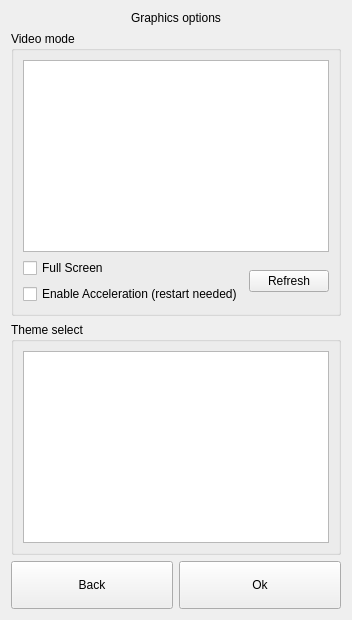
  <widget class="QWidget" name="page_3">
   <layout class="QGridLayout">
    <item row="0" column="0">
     <widget class="QLabel" name="label_3">
      <property name="text">
       <string>Graphics options</string>
      </property>
      <property name="alignment">
       <set>Qt::AlignCenter</set>
      </property>
     </widget>
    </item>
    <item row="2" column="0">
     <widget class="QGroupBox" name="groupBox">
      <property name="title">
       <string>Theme select</string>
      </property>
      <layout class="QGridLayout">
       <item row="0" column="0">
        <widget class="QListWidget" name="lwThemes"/>
       </item>
      </layout>
     </widget>
    </item>
    <item row="3" column="0">
     <layout class="QHBoxLayout">
      <item>
       <widget class="QPushButton" name="bGraphicsBack">
        <property name="sizePolicy">
         <sizepolicy hsizetype="Expanding" vsizetype="Fixed">
          <horstretch>0</horstretch>
          <verstretch>0</verstretch>
         </sizepolicy>
        </property>
        <property name="minimumSize">
         <size>
          <width>0</width>
          <height>48</height>
         </size>
        </property>
        <property name="maximumSize">
         <size>
          <width>16777215</width>
          <height>48</height>
         </size>
        </property>
        <property name="cursor">
         <cursorShape>PointingHandCursor</cursorShape>
        </property>
        <property name="text">
         <string>Back</string>
        </property>
        <property name="iconSize">
         <size>
          <width>32</width>
          <height>32</height>
         </size>
        </property>
       </widget>
      </item>
      <item>
       <widget class="QPushButton" name="bGraphicsOk">
        <property name="sizePolicy">
         <sizepolicy hsizetype="Expanding" vsizetype="Fixed">
          <horstretch>0</horstretch>
          <verstretch>0</verstretch>
         </sizepolicy>
        </property>
        <property name="minimumSize">
         <size>
          <width>0</width>
          <height>48</height>
         </size>
        </property>
        <property name="maximumSize">
         <size>
          <width>16777215</width>
          <height>48</height>
         </size>
        </property>
        <property name="cursor">
         <cursorShape>PointingHandCursor</cursorShape>
        </property>
        <property name="text">
         <string>Ok</string>
        </property>
        <property name="icon">
         <iconset resource="resources.qrc">
          <normaloff>:/images/icons/button_ok.png</normaloff>:/images/icons/button_ok.png</iconset>
        </property>
        <property name="iconSize">
         <size>
          <width>32</width>
          <height>32</height>
         </size>
        </property>
       </widget>
      </item>
     </layout>
    </item>
    <item row="1" column="0">
     <widget class="QGroupBox" name="groupBox_2">
      <property name="title">
       <string>Video mode</string>
      </property>
      <layout class="QVBoxLayout" name="verticalLayout">
       <item>
        <widget class="QListWidget" name="lwVideoMode">
         <property name="sizePolicy">
          <sizepolicy hsizetype="Expanding" vsizetype="Maximum">
           <horstretch>0</horstretch>
           <verstretch>0</verstretch>
          </sizepolicy>
         </property>
         <property name="minimumSize">
          <size>
           <width>0</width>
           <height>0</height>
          </size>
         </property>
         <property name="maximumSize">
          <size>
           <width>16777215</width>
           <height>16777215</height>
          </size>
         </property>
         <property name="horizontalScrollBarPolicy">
          <enum>Qt::ScrollBarAlwaysOff</enum>
         </property>
         <property name="editTriggers">
          <set>QAbstractItemView::NoEditTriggers</set>
         </property>
         <property name="selectionBehavior">
          <enum>QAbstractItemView::SelectRows</enum>
         </property>
        </widget>
       </item>
       <item>
        <layout class="QGridLayout" name="gridLayout_5">
         <item row="0" column="0">
          <widget class="QCheckBox" name="cbFullscreenMode">
           <property name="text">
            <string>Full Screen</string>
           </property>
          </widget>
         </item>
         <item row="0" column="1" rowspan="2">
          <widget class="QPushButton" name="pbRefreshGraphicModes">
           <property name="text">
            <string>Refresh</string>
           </property>
           <property name="icon">
            <iconset resource="resources.qrc">
             <normaloff>:/images/icons/reload.png</normaloff>:/images/icons/reload.png</iconset>
           </property>
          </widget>
         </item>
         <item row="1" column="0">
          <widget class="QCheckBox" name="cbAccel">
           <property name="text">
            <string>Enable Acceleration (restart needed)</string>
           </property>
          </widget>
         </item>
        </layout>
       </item>
      </layout>
     </widget>
    </item>
   </layout>
  </widget>
